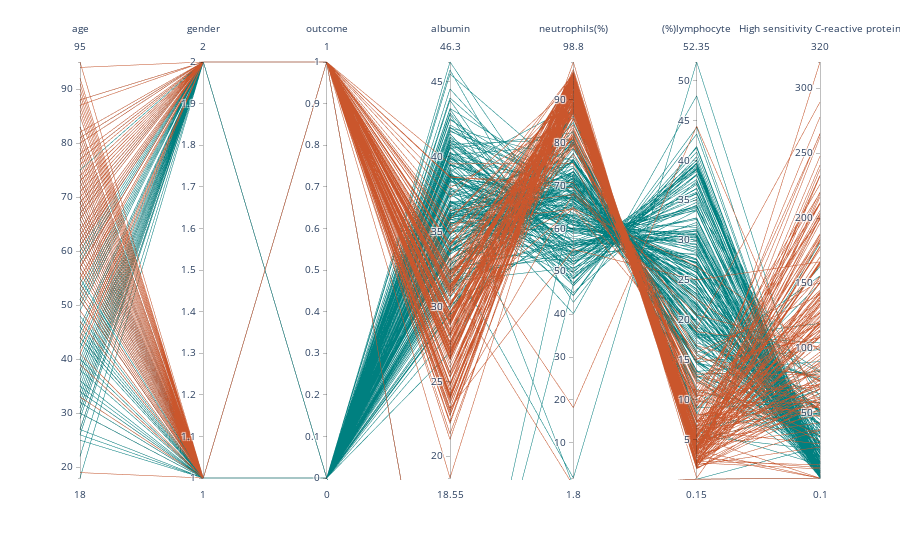

The cell this chart's notebook holds for it:
### Code cell
fig = px.parallel_coordinates(
    new_data,
    color="outcome",
    labels = {"Age":"age","Gender":"gender","Albium[g/dl]":"albium",
             "Neutrophils[%]":"neutrophils(%)","Lymphocyte[%]":"(%)lymphocyte",
             "HSC":"High sensitivity C-reactive protein"},
    color_continuous_scale=px.colors.diverging.Geyser,
#     color_continuous_midpoint=2
)
fig.update_layout(coloraxis_showscale=False)

# Show the plot
fig.show()

### Figure 1 — Plotly figure (JSON) as saved in the notebook; plotly's stock layout.template omitted (floating-point values rounded to 4 significant figures; data arrays with more than 128 entries replaced by an {"elided": "..."} marker saying what was removed)
{"data": [{"dimensions": [{"label": "age", "values": {"elided": "375 int values"}}, {"label": "gender", "values": {"elided": "375 int values"}}, {"label": "outcome", "values": {"elided": "375 int values"}}, {"label": "albumin", "values": {"elided": "375 float values"}}, {"label": "neutrophils(%)", "values": {"elided": "375 float values"}}, {"label": "(%)lymphocyte", "values": {"elided": "375 float values"}}, {"label": "High sensitivity C-reactive protein", "values": {"elided": "375 float values"}}], "domain": {"x": [0, 1], "y": [0, 1]}, "line": {"color": {"elided": "375 int values"}, "coloraxis": "coloraxis"}, "name": "", "type": "parcoords"}], "layout": {"coloraxis": {"colorbar": {"title": {"text": "outcome"}}, "colorscale": [[0, "rgb(0, 128, 128)"], [0.1667, "rgb(112, 164, 148)"], [0.3333, "rgb(180, 200, 168)"], [0.5, "rgb(246, 237, 189)"], [0.6667, "rgb(237, 187, 138)"], [0.8333, "rgb(222, 138, 90)"], [1, "rgb(202, 86, 44)"]], "showscale": false}, "legend": {"tracegroupgap": 0}, "margin": {"t": 60}}}
